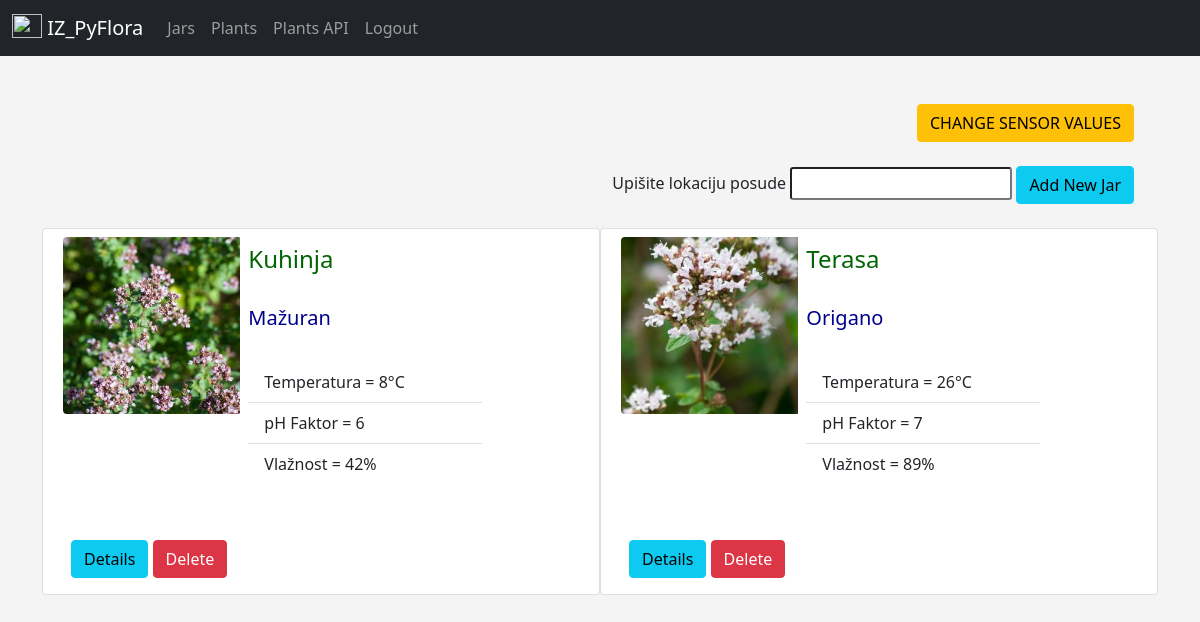
The app's page /jars (signed in), older data.
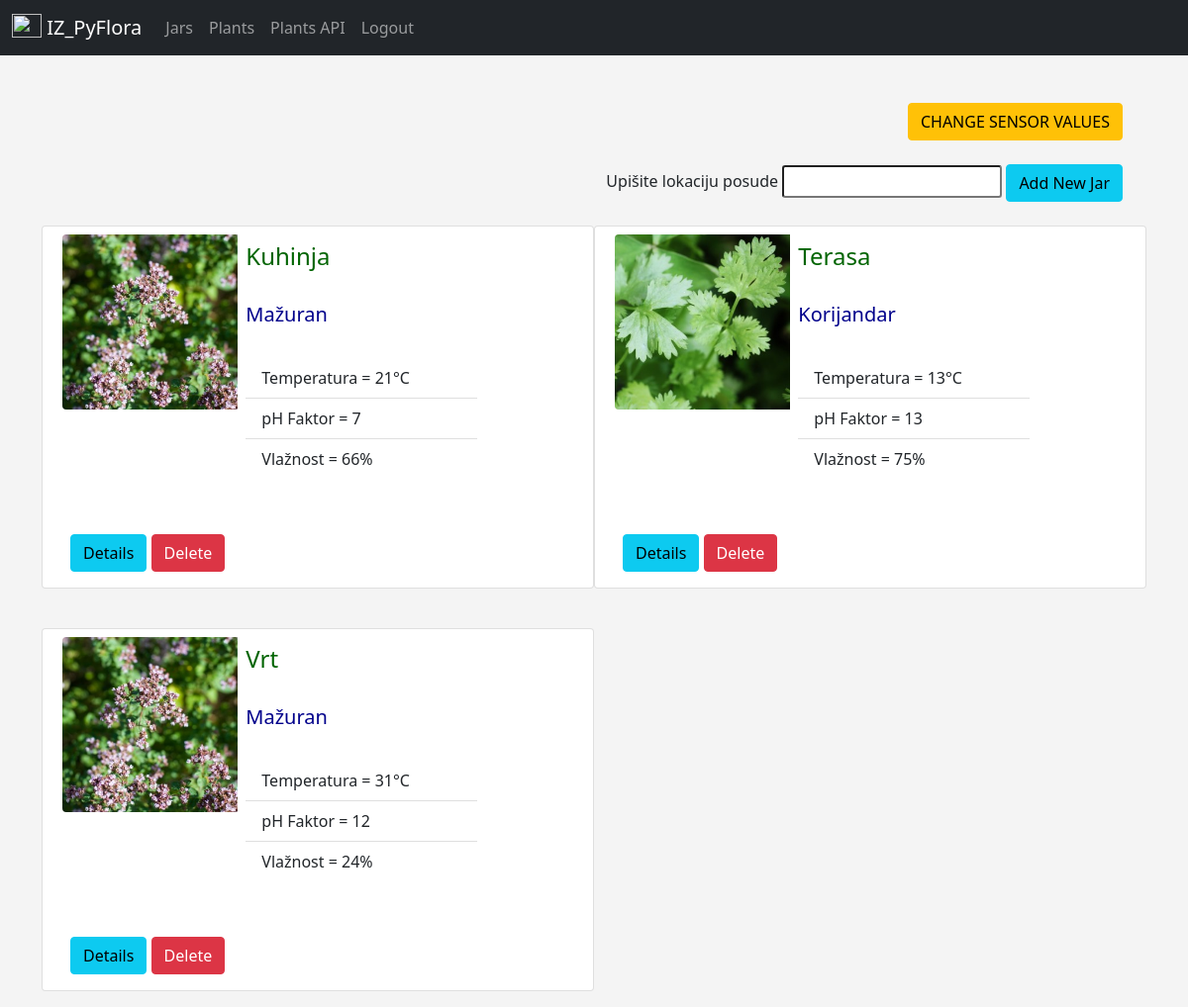
The same page, newer data.
### app/models.py (models this page shows, shortened)
class Jar(db.Model):
    id = db.Column(db.Integer, primary_key=True)
    name = db.Column(db.String(300), nullable=False, default='Lokacija')
    plant_name = db.Column(db.String(300), nullable=False, default='Plantless')
    photo = db.Column(db.String(300), nullable=False, default='default.jpg')
    temperature = db.Column(db.Integer, nullable=False, default=10)
    phf = db.Column(db.Integer, nullable=False, default=7)
    humidity = db.Column(db.Integer, nullable=False, default=44)

### app/routes.py (the view)
@app.route('/jars', methods=['GET', 'POST'])
@login_required
def jars():
    form = AddJarForm()
    one_jar = Jar()
    if form.validate_on_submit():
        one_jar.name = form.name.data
        form.name.data = ''
        db.session.add(one_jar)
        db.session.commit()
        flash('Posuda dodana!', category='success')
    jars = Jar.query.order_by(Jar.id)
    return render_template('jars/jars.html',
                        jars=jars,
                        form=form)

### app/forms.py
class AddJarForm(FlaskForm):
    name = StringField('Upišite lokaciju posude', validators=[DataRequired()])
    submit = SubmitField('Add New Jar')

### app/models.py (called while the page is built)
@login_manager.user_loader
def load_user(user_id):
    return User.query.get(int(user_id))

### app/templates/jars/jars.html (shortened to what this page needs)
{% extends 'layout.html' %}
{% block content %}
<div class="container">
    <header class="blog-header">
        <div class="text-end">
            <div class="container-sm">
                <a href="{{ url_for('sync') }}" class="btn btn-warning">CHANGE SENSOR VALUES</a>
                <br><br>
                <form method="POST">
                    {{ form.name.label() }}
                    {{ form.name(class="form-control-sm") }}
                    {{ form.submit(class="btn btn-info") }}
                </form>
            </div>
        </div>
    </header>
<br>
    <div class="row row-cols-1 row-cols-md-2 g-4">
        {% for jar in jars %}
            <div class="card mb-3" style="max-width: 600px;">
                <div class="row g-0">
                    <div class="col-md-4">
                        <img src="{{ url_for('static', filename='pics/' + jar.photo) }}" class="img-fluid rounded-start m-2 max-width-300 max-height-300" alt="...">
                    </div>
                    <div class="col-md-6">
                        <div class="card-body">
                            <h4 class="card-title">{{ jar.name|capitalize }}</h4>
                            <br>
                            <h5 class="card-title">{{ jar.plant_name }}</h5>
                            <br>
                            {% if jar.plant_name != 'Plantless' %}
                                <ul class="list-group list-group-flush">
                                    <li class="list-group-item">Temperatura = {{ jar.temperature }}°C</li>
                                    <li class="list-group-item">pH Faktor = {{ jar.phf }}</li>
                                    <li class="list-group-item">Vlažnost = {{ jar.humidity }}%</li>
                                </ul>
                            {% else %}
                                <ul class="list-group list-group-flush">
                                    <li class="list-group-item">Temperatura = Offline</li>
                                    <li class="list-group-item">pH Faktor = Offline</li>
                                    <li class="list-group-item">Vlažnost = Offline</li>
                                </ul>
                            {% endif %}
                        </div>
                    </div>
                </div>
                <br>
                <div class="card-body">
                    <a href="{{ url_for('jar_details', jar_id=jar.id) }}" class="btn btn-info">Details</a>
                    <a href="{{ url_for('jar_to_delete', jar_id=jar.id) }}" class="btn btn-danger">Delete</a>
                </div>
            </div>
        {% endfor %}
    </div>
{% endblock content %}

### app/templates/layout.html (shortened to what this page needs)
<!doctype html>
<html lang="en">
<head>
    <link href="https://cdn.jsdelivr.net/npm/bootstrap@5.1.3/dist/css/bootstrap.min.css" rel="stylesheet"
>
    <link href="{{ url_for('static', filename='css/styles.css')}}" rel="stylesheet">
</head>
<body>
    {% include 'navbar.html' %}
    <br><br>
    <div class="container">
        {% block content %}
        {% endblock content%}
    </div>
</body>
</html>

### app/templates/navbar.html (shortened to what this page needs)
<nav class="navbar navbar-expand-lg navbar-dark bg-dark">
    <div class="container-fluid">
        <a class="navbar-brand" href="{{ url_for('jars') }}">
            <img src="{{ url_for('static', filename='pics/gear-wide-connected.svg') }}" alt="" width="30" height="24" class="d-inline-block align-text-top">
            IZ_PyFlora
        </a>
        <div class="collapse navbar-collapse" id="navbarSupportedContent">
            <ul class="navbar-nav me-auto mb-2 mb-lg-0">
                <li class="nav-item">
                    <a class="nav-link" href="{{ url_for('jars')}}">Jars</a>
                </li>
                <li class="nav-item">
                    <a class="nav-link" href="{{ url_for('plants')}}">Plants</a>
                </li>
                <li class="nav-item">
                    <a class="nav-link" href="{{ url_for('plants_api')}}">Plants API</a>
                </li>
                <li>
                    <div class="navbar-nav">
                        {% if current_user.is_authenticated %}
                            <a class="nav-item nav-link" href="{{ url_for('logout') }}">Logout</a>
                        {% else %}
                            <a class="nav-item nav-link" href="{{ url_for('login') }}">Login</a>
                            <a class="nav-item nav-link" href="{{ url_for('register') }}">Register</a>
                        {% endif %}
                    </div>
                </li>
        </div>
    </div>
</nav>

### app/static/css/styles.css (style rules this page uses)
h5 { color: darkblue; }
h4 { color: darkgreen; }
body { background: #f4f4f4 }

Row changes from the older to the newer data that the page shows:
changed Jar "Kuhinja": temperature "8" → "21"; phf "6" → "7"; humidity "42" → "66"
changed Jar "Terasa": photo: a different picture; plant_name "Origano" → "Korijandar"; temperature "26" → "13"; phf "7" → "13"; humidity "89" → "75"
added Jar: photo (picture), name "Vrt", plant_name "Mažuran", temperature "31", phf "12", humidity "24"
